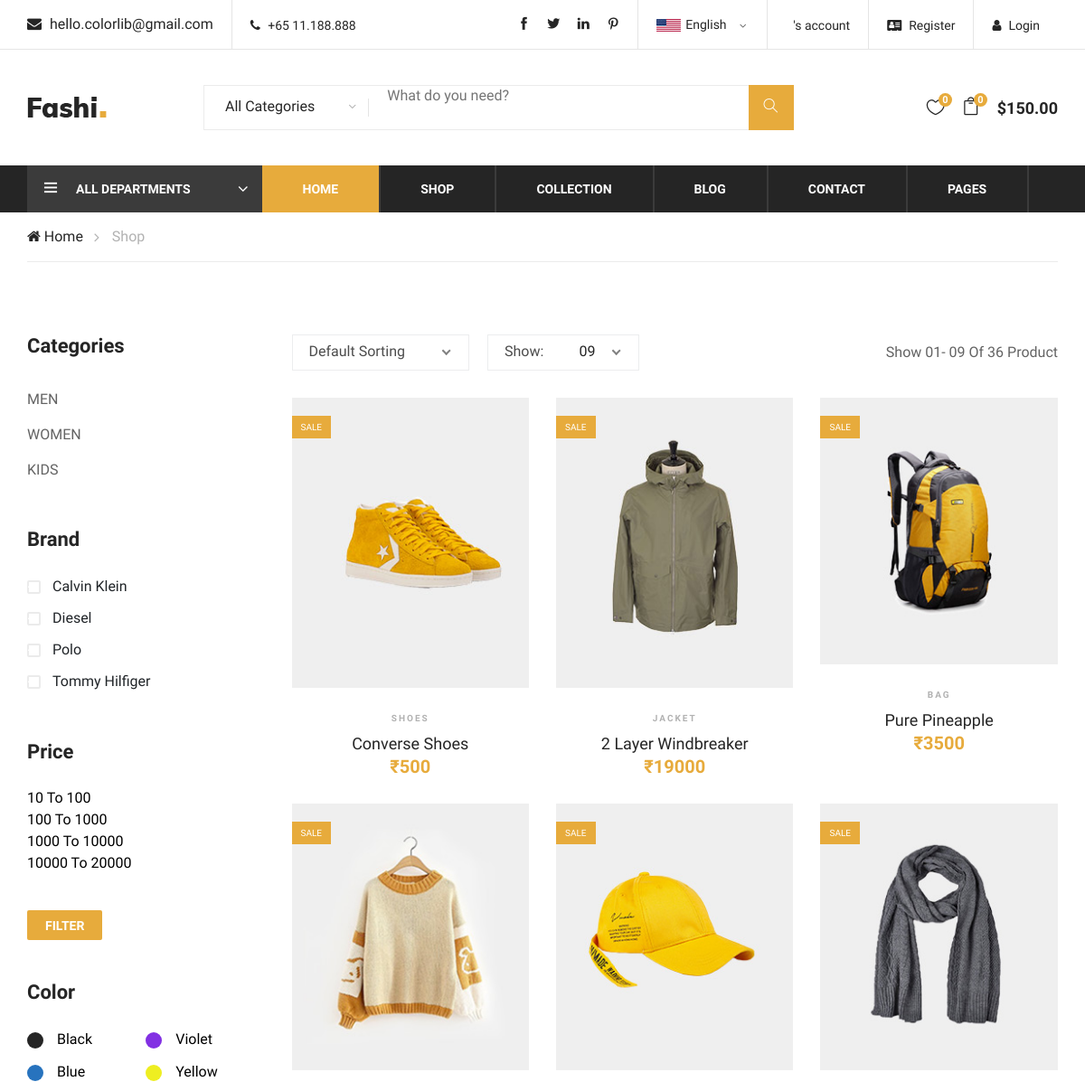
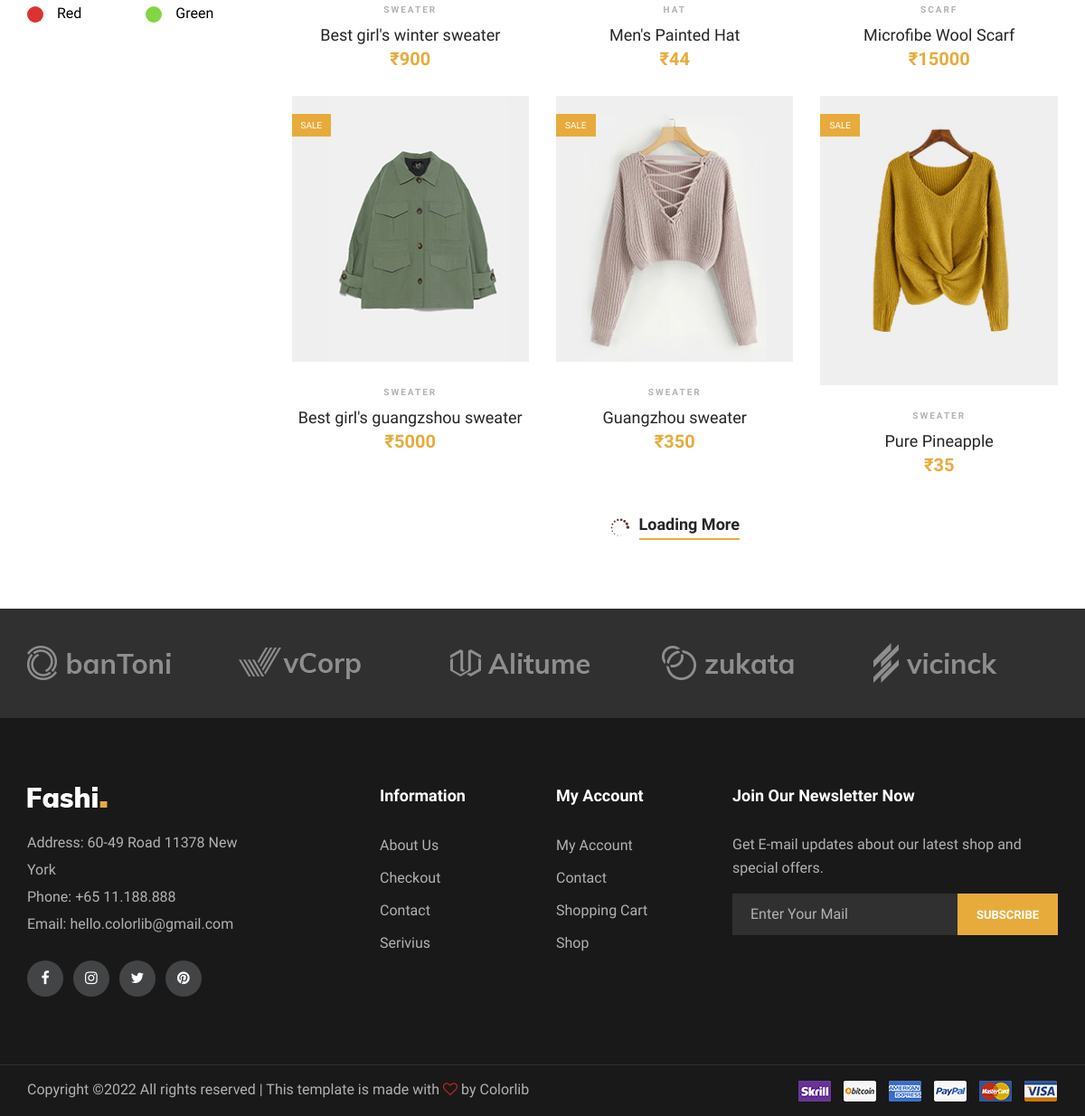
The app's page /product/ with its own data (2 pictures, top to bottom).
### home/models.py (models this page shows, shortened)
class Category(models.Model):
    name = models.CharField(max_length=255)
    slug = models.SlugField(max_length=255)

class Price(models.Model):
    PRICE_FILTER = {
        ('10 To 100','10 To 100'),
        ('100 To 1000','100 To 1000'),
        ('1000 To 10000','1000 To 10000'),
        ('10000 To 20000','10000 To 20000'),
    }
    price = models.CharField(choices=PRICE_FILTER,max_length=100)

class Color(models.Model):
    name = models.CharField(max_length=200)
    color_id = models.CharField(max_length=100)
    color_class = models.CharField(max_length=100)
    color_for = models.CharField(max_length=100,default=0)

class Product(models.Model):
    STOCK = ('In Stock','In Stock'),('Out of Stock','Out of Stock')
    STATUS = ('Publish','Publish'),('Draft','Draft')
    name = models.CharField(max_length=300)
    slug = models.SlugField(max_length=300)
    image = models.ImageField(upload_to = 'product')
    price = models.IntegerField()
    discounted_price = models.IntegerField()
    description = models.TextField()
    categories = models.ForeignKey(Category,on_delete=models.CASCADE,null=True)
    brand = models.ForeignKey(Brand,on_delete=models.CASCADE)
    filter_price = models.ForeignKey(Price,on_delete=models.CASCADE,null=True)
    color = models.ForeignKey(Color,on_delete=models.CASCADE)
    stock = models.CharField(choices=STOCK,max_length=100)
    status = models.CharField(choices=STATUS,max_length=100)

### home/views.py (the view)
# urls.py: path('product/',ProductView.as_view(),name='product'),
class ProductView(BaseView):
    def get(self,request):
        self.views['categories'] = Category.objects.all()
        self.views['brand'] = Brand.objects.all()
        self.views['price'] = Price.objects.all()
        self.views['color'] = Color.objects.all()
        CATID = request.GET.get('categories')
        COLOR = request.GET.get('color')
        PRICE  = request.GET.get('price')
        if CATID:
            self.views['product'] = Product.objects.filter(categories=CATID)
        elif COLOR:
            self.views['product'] = Product.objects.filter(color=COLOR)
        elif PRICE:
            self.views['product']= Product.objects.filter(filter_price=PRICE)
        else:
            self.views['product'] = Product.objects.filter(status = 'Publish').order_by('-id')
        return render(request,'product.html',self.views)

### templates/product.html (shortened to what this page needs)
{% extends 'base.html' %}
{% block content %}
    <div class="breacrumb-section">
        <div class="container">
            <div class="row">
                <div class="col-lg-12">
                    <div class="breadcrumb-text">
                        <a href="#"><i class="fa fa-home"></i> Home</a>
                        <span>Shop</span>
                    </div>
                </div>
            </div>
        </div>
    </div>
    <section class="product-shop spad">
        <div class="container">
            <div class="row">
                <div class="col-lg-3 col-md-6 col-sm-8 order-2 order-lg-1 produts-sidebar-filter">
                    <div class="filter-widget">
                        <h4 class="fw-title">Categories</h4>
                        <ul class="filter-catagories">
                            {% for cat in categories %}
                            <li><a href="/product/?categories={{cat.id}}">{{cat.name}}</a></li>
                            {% endfor %}
                        </ul>
                    </div>
                    <div class="filter-widget">
                        <h4 class="fw-title">Brand</h4>
                        <div class="fw-brand-check">
                            <div class="bc-item">
                                <label for="bc-calvin">
                                    Calvin Klein
                                    <span class="checkmark"></span>
                                </label>
                            </div>
                            <div class="bc-item">
                                <label for="bc-diesel">
                                    Diesel
                                    <span class="checkmark"></span>
                                </label>
                            </div>
                            <div class="bc-item">
                                <label for="bc-polo">
                                    Polo
                                    <span class="checkmark"></span>
                                </label>
                            </div>
                            <div class="bc-item">
                                <label for="bc-tommy">
                                    Tommy Hilfiger
                                    <span class="checkmark"></span>
                                </label>
                            </div>
                        </div>
                    </div>
                    <div class="filter-widget">
                        <h4 class="fw-title">Price</h4>
                        <div class="filter-range-wrap">
                            {% for price in price %}
                            <ul>
                            <li style="list-style-type: none;"><a style="color: black;" href="/product/?price={{price.id}}">{{price.price}}</a></li>
                            </ul>
                            {% endfor %}
                        </div>
                        <a href="#" class="filter-btn">Filter</a>
                    </div>
                    <div class="filter-widget">
                        <h4 class="fw-title">Color</h4>
                        <div class="fw-color-choose">
                            {% for color in color %}
                            <div class="cs-item">
                                <label class="{{color.color_class}}" for="{{color.color_for}}"><a style="color: black;" href="/product/?color={{color.id}}">{{color.name}}</a></label>
                            </div>
                            {% endfor %}
                        </div>
                    </div>
                </div>
                <div class="col-lg-9 order-1 order-lg-2">
                    <div class="product-show-option">
                        <div class="row">
                            <div class="col-lg-7 col-md-7">
                                <div class="select-option">
                                </div>
                            </div>
                            <div class="col-lg-5 col-md-5 text-right">
                                <p>Show 01- 09 Of 36 Product</p>
                            </div>
                        </div>
                    </div>
                    <div class="product-list">
                        <div class="row">
                            {% for product in product %}
                            <div class="col-lg-4 col-sm-6">
                                <div class="product-item">
                                    <div class="pi-pic">
                                        <img src="/{{product.image}}" alt="">
                                        <div class="sale pp-sale">Sale</div>
                                    </div>
                                    <div class="pi-text">
                                        <div class="catagory-name">{{product.name}}</div>
                                        <a href="{{product.id}}/">
                                            <h5>{{product.description}}</h5>
                                        </a>
                                        <div class="product-price">
                                            ₹{{product.price}}
                                        </div>
                                    </div>
                                </div>
                            </div>
                             {% endfor %}
                        </div>
                    </div>
                    <div class="loading-more">
                        <i class="icon_loading"></i>
                        <a href="#">
                            Loading More
                        </a>
                    </div>
                </div>
            </div>
        </div>
    </section>
    {% endblock %}

### records on screen
Category: name "MEN"
Category: name "WOMEN"
Category: name "KIDS"
Price: price "10 To 100"
Price: price "100 To 1000"
Price: price "1000 To 10000"
Price: price "10000 To 20000"
Color: name "Black"
Color: name "Violet"
Color: name "Blue"
Color: name "Yellow"
Color: name "Red"
Color: name "Green"
Product: image (picture), name "SHOES", description "Converse Shoes", price "500"
Product: image (picture), name "JACKET", description "2 Layer Windbreaker", price "19000"
Product: image (picture), name "BAG", description "Pure Pineapple", price "3500"
Product: image (picture), name "SWEATER", description "Best girl's winter sweater", price "900"
Product: image (picture), name "HAT", description "Men's Painted Hat", price "44"
Product: image (picture), name "SCARF", description "Microfibe Wool Scarf", price "15000"
Product: image (picture), name "SWEATER", description "Best girl's guangzshou sweater", price "5000"
Product: image (picture), name "SWEATER", description "Guangzhou sweater", price "350"
Product: image (picture), name "SWEATER", description "Pure Pineapple", price "35"

### other values on screen
{{ request.session.cart|length }} "0"
